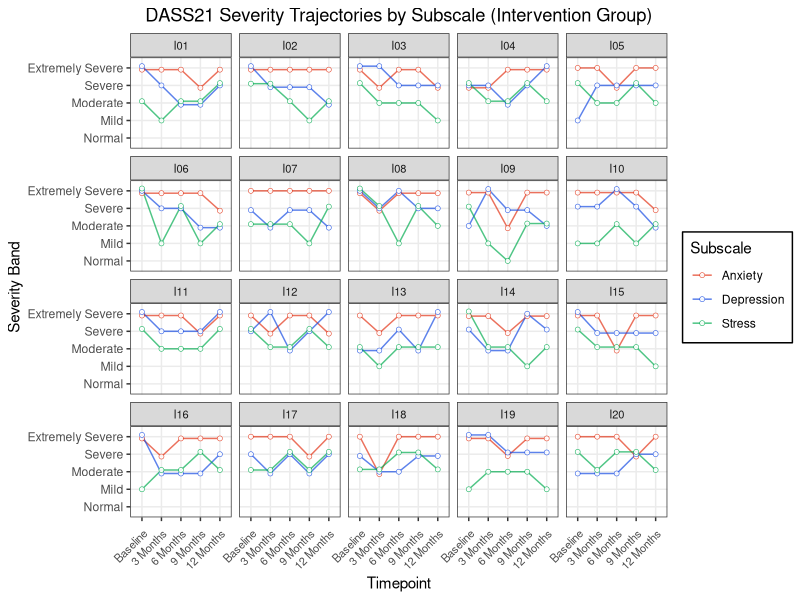
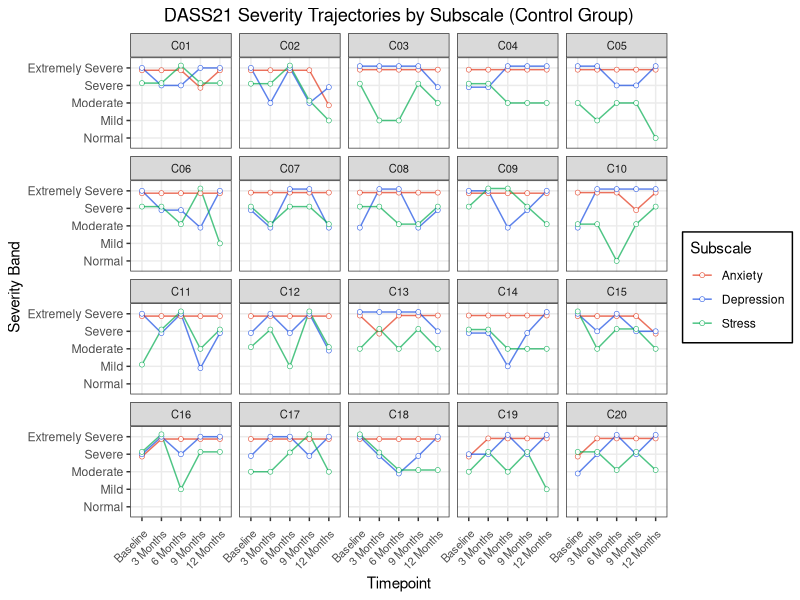

These figures' R source, in order:
## ---- chunk 1
library(tidyverse)

# Load data
data <- read.csv("data/simulated_dass21_full.csv")

# Multiply subscale scores by 2
scored_data <- data %>%
  mutate(across(c(DASS_Anxiety, DASS_Depression, DASS_Stress), ~ .x * 2))

# Reshape to long format
dass_long <- scored_data %>%
  pivot_longer(cols = c(DASS_Anxiety, DASS_Depression, DASS_Stress),
              names_to = "subscale",
              values_to = "score") %>%
  mutate(timepoint = factor(timepoint, levels = c("baseline", "3_months", "6_months", "9_months", "12_months")))
## ---- chunk 2
classify_severity <- function(score, subscale) {
  if (subscale == "DASS_Depression") {
    cut(score, breaks = c(-Inf, 9, 13, 20, 27, Inf),
        labels = c("Normal", "Mild", "Moderate", "Severe", "Extremely Severe"), right = TRUE)
  } else if (subscale == "DASS_Anxiety") {
    cut(score, breaks = c(-Inf, 7, 9, 14, 19, Inf),
        labels = c("Normal", "Mild", "Moderate", "Severe", "Extremely Severe"), right = TRUE)
  } else if (subscale == "DASS_Stress") {
    cut(score, breaks = c(-Inf, 14, 18, 25, 33, Inf),
        labels = c("Normal", "Mild", "Moderate", "Severe", "Extremely Severe"), right = TRUE)
  } else {
    return(NA)
  }
}

dass_long <- dass_long %>%
  mutate(severity_band = mapply(classify_severity, score, subscale))
## ---- chunk 3
intervention_data <- dass_long %>% filter(group == "intervention")

# Define timepoint labels
timepoint_labels <- c(
  "baseline" = "Baseline",
  "3_months" = "3 Months",
  "6_months" = "6 Months",
  "9_months" = "9 Months",
  "12_months" = "12 Months"
)

intervention_data$severity_band <- factor(intervention_data$severity_band,
                                          levels = c("Normal", "Mild", "Moderate", "Severe", "Extremely Severe"))

ggplot(intervention_data, aes(x = severity_band, y = timepoint, colour = subscale)) +
  geom_path(aes(group = interaction(id, subscale)),
            position = position_dodge(width = 0.4), alpha = 0.7) +
  geom_point(aes(group = interaction(id, subscale)),
            position = position_dodge(width = 0.4),
            size = 1.5, shape = 21, fill = "white", stroke = 0.3, alpha = 0.9) +
  scale_colour_manual("Subscale",
                      values = c("DASS_Anxiety" = "#E23418",
                                "DASS_Depression" = "#184CE2",
                                "DASS_Stress" = "#03AC50"),
                      labels = c("Anxiety", "Depression", "Stress")) +
  scale_y_discrete(labels = timepoint_labels) +
  coord_flip() +
  facet_wrap(~id) +
  theme_bw() +
  labs(
    title = "DASS21 Severity Trajectories by Subscale (Intervention Group)",
    x = "Severity Band",
    y = "Timepoint"
  ) +
  theme(
    axis.text.y = element_text(angle = 0, hjust = 1),
    axis.text.x = element_text(angle = 45, size = 8, hjust = 1, margin = margin(t = 5)),
    plot.title = element_text(hjust = 0.5),
    strip.text = element_text(size = 8),
    legend.background = element_rect(fill = "white", colour = "black", linewidth = 0.5),
    legend.key = element_rect(fill = "white", colour = NA)
  )
## ---- chunk 4
control_data <- dass_long %>% filter(group == "control")

control_data$severity_band <- factor(control_data$severity_band,
                                    levels = c("Normal", "Mild", "Moderate", "Severe", "Extremely Severe"))

ggplot(control_data, aes(x = severity_band, y = timepoint, colour = subscale)) +
  geom_path(aes(group = interaction(id, subscale)),
            position = position_dodge(width = 0.4), alpha = 0.7) +
  geom_point(aes(group = interaction(id, subscale)),
            position = position_dodge(width = 0.4),
            size = 1.5, shape = 21, fill = "white", stroke = 0.3, alpha = 0.9) +
  scale_colour_manual("Subscale",
                      values = c("DASS_Anxiety" = "#E23418",
                                "DASS_Depression" = "#184CE2",
                                "DASS_Stress" = "#03AC50"),
                      labels = c("Anxiety", "Depression", "Stress")) +
  scale_y_discrete(labels = timepoint_labels) +
  coord_flip() +
  facet_wrap(~id) +
  theme_bw() +
  labs(
    title = "DASS21 Severity Trajectories by Subscale (Control Group)",
    x = "Severity Band",
    y = "Timepoint"
  ) +
  theme(
    axis.text.y = element_text(angle = 0, hjust = 1),
    axis.text.x = element_text(angle = 45, size = 8, hjust = 1, margin = margin(t = 5)),
    plot.title = element_text(hjust = 0.5),
    strip.text = element_text(size = 8),
    legend.background = element_rect(fill = "white", colour = "black", linewidth = 0.5),
    legend.key = element_rect(fill = "white", colour = NA)
  )
